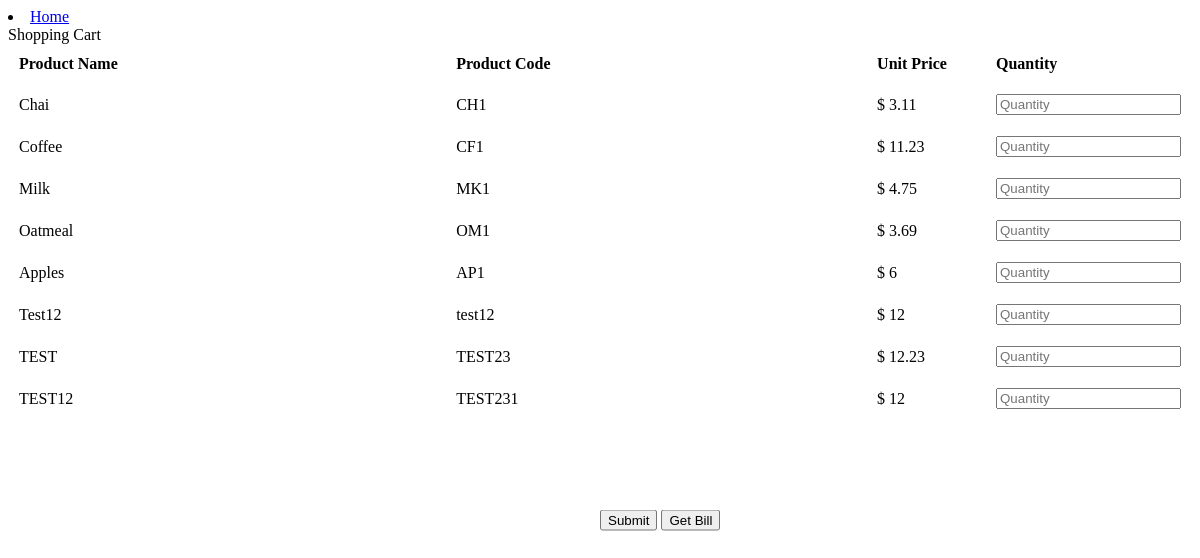
The page /add_product_in_cart on the database as committed earlier.
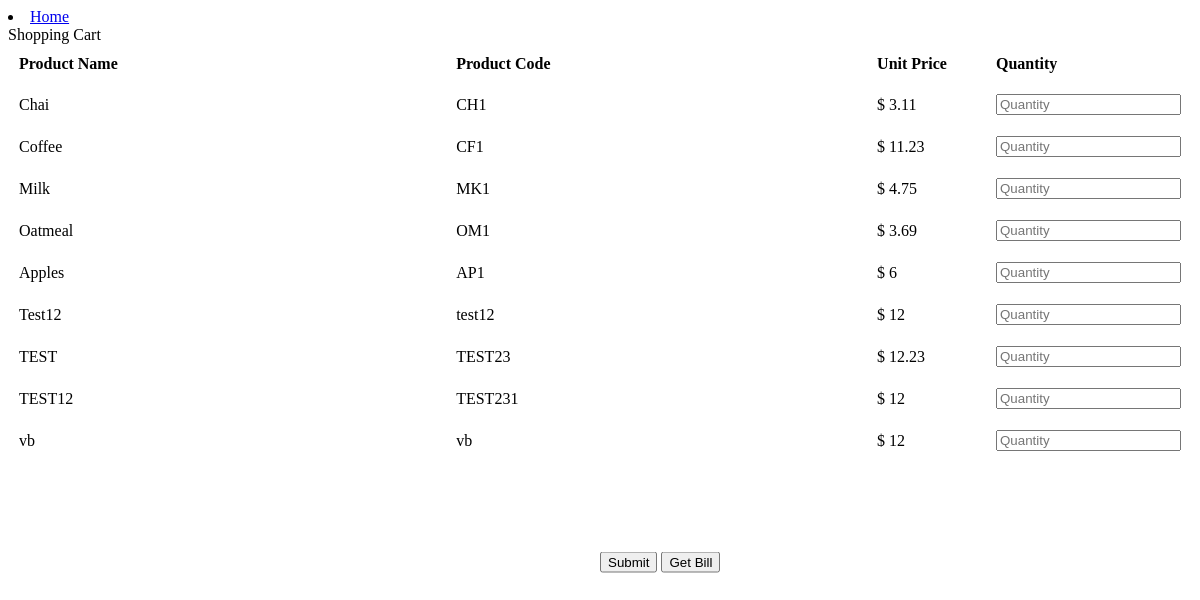
The same page on the database as committed later.
### models.py (models this page shows, shortened)
class Product(db.Model):
    __tablename__ = 'checkout_system_product'
    product_code = db.Column(
        db.String(10),
        primary_key=True
    )
    product_name = db.Column(
        db.String(64),
        index=False,
        unique=True,
        nullable=False
    )
    price = db.Column(
        db.Integer,
        nullable=False
    )

### app.py (the view, shortened to what this page needs)
@app.route('/add_product_in_cart', methods=('GET', 'POST'))
def add_product_in_cart():
    log.debug("Calling add_product_in_Cart function")
    context = Product.query.all()[0:10]
    return render_template('show_product_for_cart.html', context=context)

### templates/show_product_for_cart.html (shortened to what this page needs)
{% block content %}
<html>
          <li>
           <a href="/">Home</a>
       </li>
<head>
    <link rel="stylesheet" href="{{ url_for('static', filename= 'css/style.css') }}">
</head>
<body>
<form method="post" id="add_cart_form" name="add_cart_form">
	<div id="shopping-cart">
		<div class="txt-heading">Shopping Cart</div>
			<table class="tbl-cart" cellpadding="10" cellspacing="1">
			<tbody>
				<tr>
					<th style="text-align:left;">Product Name</th>
					<th style="text-align:left;">Product Code</th>
					<th style="text-align:left;" width="10%">Unit Price</th>
                    <th style="text-align:left;" width="5%">Quantity</th>
				</tr>
				{% for item in context %}
					<tr>
						<td>{{ item.product_name}}</td>
						<td style="text-align:left;">{{ item.product_code }}</td>
						<td  style="text-align:left;">$ {{ item.price }}</td>
						<td  style="text-align:left;">
                            <input type="text" name="prd_quantity___{{item.product_code}}___{{ item.price }}"
                                placeholder="Quantity" class="form-control"
                                value="{{ request.form['product_id'] }}"/>
                        </td>
					</tr>
				{% endfor %}
			</tbody>
			</table>
	</div>
    <div class="container">
		<div class="vertical-center">
        <button  class ="btn btn-primary" id="submit" type="submit">Submit</button>
		<button id="get_button" name="get_button">Get Bill</button>
		</div>
	</div>
</form>
</body>
</html>
{% endblock %}

Rows that differ between the two databases and show on the page:
added Product: product_name "vb", product_code "vb", price "12"
